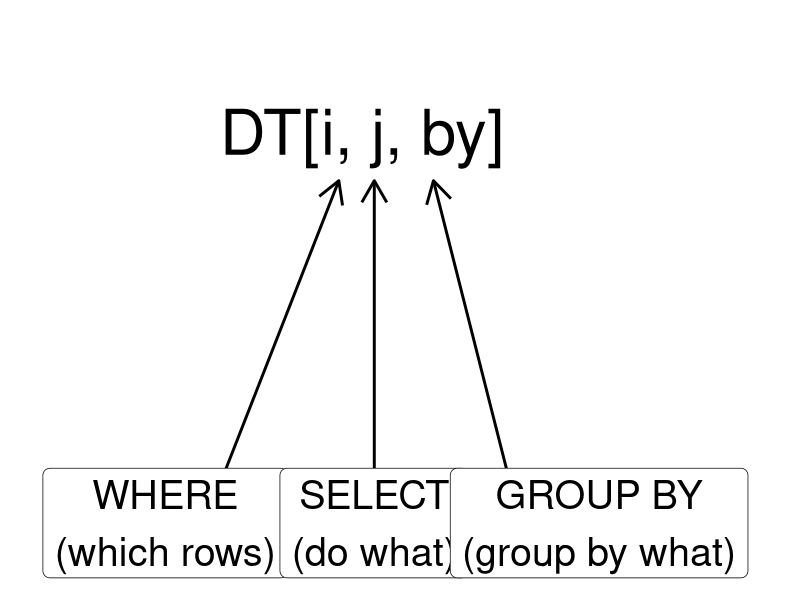

Here is the R script that generated this plot:
## ---- chunk 1
knitr::opts_chunk$set(echo = TRUE)
library(data.table)
library(ggplot2)
## ---- chunk 2
ggplot() + 
  geom_text(aes(x = 0, y = 0, label = "DT[i, j, by]"), size = 16) +
  theme_classic() +
  theme(axis.line = element_blank(), axis.title = element_blank(), 
        axis.text = element_blank(), axis.ticks = element_blank()) +
  geom_line(aes(x = c(-2, -.3), y = c(-2, -0.25)), arrow = arrow(), size = 1) +
  geom_line(aes(x = c(0.15, 0.15), y = c(-2, -0.25)), arrow = arrow(), size = 1) +
  geom_line(aes(x = c(.9, 2), y = c(-.25, -2)), arrow = arrow(ends = "first"), size = 1) +
  geom_label(aes(x = c(-2.5, 0.15, 3), y = -2, label = c("WHERE\n(which rows)", "SELECT\n(do what)", "GROUP BY\n(group by what)")), size = 10) +
  scale_x_continuous(limits = c(-4, 5)) +
  scale_y_continuous(limits = c(-2.2, .5))
## ---- chunk 3
# create a data.table
DT <- data.table(x = c(1, 2, 3), y = c('a', 'b', 'c'))

# turn iris data.frame to a data.table object
data("iris")
iris_dt <- as.data.table(iris)
# setDT(iris) # turn iris into a data.table instead of making a copy
# print
iris_dt
## ---- chunk 4
# data.frame
iris[1:3,]
# data.table
iris_dt[1:3]
## ---- chunk 5
# data.frame
mean(iris$Sepal.Length)
# data.table
iris_dt[, mean(Sepal.Length)]
## ---- chunk 6
# data.frame
aggregate(Sepal.Length ~ Species, iris, mean) # no easy way to do this in base R
# data.table
iris_dt[, mean(Sepal.Length), by = .(Species)]
## ---- chunk 7
# data.frame
aggregate(Sepal.Length ~ Species, iris[iris$Sepal.Width >= 3,], mean)
# data.table
iris_dt[Sepal.Width >= 3, .(mean_sepal_length = mean(Sepal.Length)), by = .(Species)]
## ---- chunk 8
iris_dt[, mean(Sepal.Length), by = .(width_larger_than_3 = Sepal.Width > 3)]
## ---- chunk 9
# data.frame
nrow(iris)
# data.table
iris_dt[, .N]
## ---- chunk 10
# data.frame
length(unique(iris$Species))
# data.table
iris_dt[, uniqueN(Species)]
## ---- chunk 11
# data.frame
data.frame(table(iris$Species))
# data.table
iris_dt[, .N, Species]
## ---- chunk 12
# data.table
iris_dt[, .(mean_sepal_length = mean(Sepal.Length), no_obs = .N), by = .(Species)]
## ---- chunk 13
# return row numbers
iris_dt[, .I]
# assign row numbers to variable row_id
iris_dt[, row_id := .I]
head(iris_dt, 3)
## ---- chunk 14
iris_dt[, .GRP]
iris_dt[, .GRP, by = .(Species, sepal_width_larger_than_3 = Sepal.Width > 3)]
## ---- chunk 15
dt1 <- data.table(x = c(1, 2, 3), y = c("a", "b", "c"), key = c("y"))
dt2 <- data.table(y = c("a", "c", "d", "e"), z = c(10, 20, 30, 40), key = c("y")) 
dt1[dt2, nomatch = 0]
## ---- chunk 16
# keep everything from dt2
dt1[dt2, on = .(y)] # equi: merge(dt1, dt2, all.y = TRUE)
# keep everything from dt1
dt2[dt1, on = .(y)] # equi: merge(dt1, dt2, all.x = TRUE)
## ---- chunk 17
merge(dt1, dt2, all = TRUE)
## ---- chunk 18
# create a new variable called newIris
iris_dt[, newIris := Petal.Width/Petal.Length]
head(iris_dt, 3)

# create a new variable mean_petal_width by species
iris_dt[, mean_petal_width := mean(Petal.Width), .(Species)]
head(iris_dt, 3)
## ---- chunk 19
# create a new variable setosa_dummy which equals 1 for setosa species, NA otherwise
iris_dt[Species == "setosa", setosa_dummy := 1]
# rename setosa to renamed_setosa
iris_dt[Species == "setosa", Species := "renamed_setosa"]
head(iris_dt, 3)
## ---- chunk 20
# remove newIris column
iris_dt[, newIris := NULL]
## ---- chunk 21
# or 
iris_dt[, `:=` (mean_petal_width = NULL, row_id = NULL, setosa_dummy = NULL)]
head(iris_dt, 3)
## ---- chunk 22
iris_dt[, .SD]
## ---- chunk 23
iris_dt[, .SD, .SDcols = c("Species", "Sepal.Width", "Sepal.Length")]
# or 
iris_dt[, .SD, .SDcols = c(5,1,2)]
## ---- chunk 24
iris_dt[, lapply(.SD, round), .SDcols = 1:4]
# assign them to the original columns
cols <- 1:4 # or cols <- c("Sepal.Length", "Sepal.Width", "Petal.Length", "Petal.Width")
iris_dt[, (cols) := lapply(.SD, round), .SDcols = cols]
head(iris_dt, 3)
## ---- chunk 25
iris_dt <- as.data.table(iris)
# mean of all columns by Species
iris_dt[, lapply(.SD, mean), by = Species]
# or if we only want to calculate mean of Sepal columns by Species
iris_dt[, lapply(.SD, mean), by = Species, .SDcols = c("Sepal.Length", "Sepal.Width")]
## ---- chunk 26
iris_dt[, .SD[c(1, .N)]]
# by Species
iris_dt[, .SD[c(1, .N)], by = Species]
## ---- chunk 27
iris_dt[, .(mean_sepal_length = mean(Sepal.Length)), by = Species][order(mean_sepal_length)][mean_sepal_length < 6]
## ---- chunk 28
iris_dt[, sepal_length_diff := {
  mean_sepal_length = mean(Sepal.Length)
  diff_from_avg = Sepal.Length - mean_sepal_length
  round(diff_from_avg, 1)
}]
# equi: iris_dt[, sepal_length_diff := {mean_sepal_length = mean(Sepal.Length); diff_from_avg = Sepal.Length - mean_sepal_length; round(diff_from_avg, 1)}]
head(iris_dt, 3)
# sanity check
round(iris_dt[1, Sepal.Length] - iris_dt[, mean(Sepal.Length)], 1) == iris_dt[1, sepal_length_diff]
